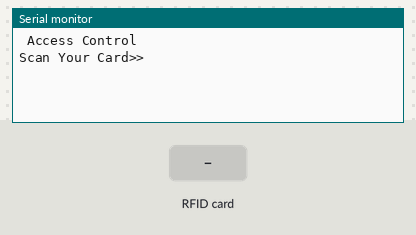
This sketch was run on a simulated Arduino Uno, built with avr-gcc and run on an emulated ATmega328P. Parts: the last lines printed to the serial monitor. The test bench sets the inputs (shaded band).

Above: at 1.2 s.
1.3 s: RFID card FC F7 F5 21 held to the reader
At 1.8 s:
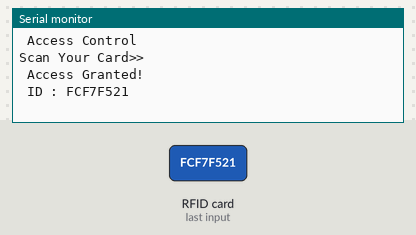
2.8 s: RFID card 5E 7A 19 C4 held to the reader
At 4.7 s:
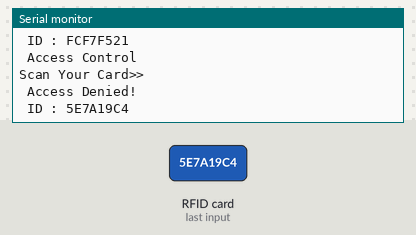

The sketch:

21_MF-RC522_RFID.ino
```cpp
#include <SPI.h>
#include <MFRC522.h>

#define RST_PIN 9
#define SS_PIN 10

byte readCard[4];
String MasterTag = "FCF7F521";  // REPLACE this Tag ID with your Tag ID!!!
String tagID = "";

// Create instances
MFRC522 mfrc522(SS_PIN, RST_PIN);

void setup()
{
  // Initiating
  SPI.begin(); // SPI bus
  mfrc522.PCD_Init(); // MFRC522
  Serial.begin(9600);

  Serial.println(" Access Control ");
  Serial.println("Scan Your Card>>");
}

void loop()
{

  //Wait until new tag is available
  while (getID())
  {
    if (tagID == MasterTag)
    {

      Serial.println(" Access Granted!");
      // You can write any code here like opening doors, switching on a relay, lighting up an LED, or anything else you can think of.
    }
    else
    {
      Serial.println(" Access Denied!");
    }

      Serial.print(" ID : ");
      Serial.println(tagID);

    delay(2000);

    Serial.println(" Access Control ");
    Serial.println("Scan Your Card>>");
  }
}

//Read new tag if available
boolean getID()
{
  // Getting ready for Reading PICCs
  if ( ! mfrc522.PICC_IsNewCardPresent()) { //If a new PICC placed to RFID reader continue
  return false;
  }
  if ( ! mfrc522.PICC_ReadCardSerial()) { //Since a PICC placed get Serial and continue
  return false;
  }
  tagID = "";
  for ( uint8_t i = 0; i < 4; i++) { // The MIFARE PICCs that we use have 4 byte UID
  //readCard[i] = mfrc522.uid.uidByte[i];
  tagID.concat(String(mfrc522.uid.uidByte[i], HEX)); // Adds the 4 bytes in a single String variable
  }
  tagID.toUpperCase();
  mfrc522.PICC_HaltA(); // Stop reading
  return true;
}
```

Measured:
- after the input at 1.3 s, the serial monitor: prints a new line at once (image 1)
- after the input at 2.8 s, the serial monitor: prints a new line after 0.54 s (image 2)
